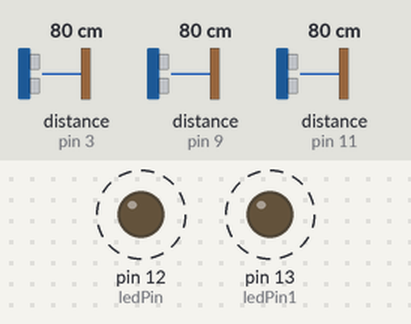
Bench run of a sketch on a simulated Arduino Uno, built with avr-gcc and run on an emulated ATmega328P. On the bench: output pins drawn as LEDs (lit = HIGH). Dashed ring = blinking. Inputs (shaded band) come from the test bench; at power-on: distance to the obstacle (sensors on pin 3, pin 9, pin 11) 80 cm. The echo pulse lasts 58.3 µs per cm; what the sketch prints to the serial monitor is not drawn.

Above: at 0.92 s.
1.3 s: distance to the obstacle (sensor on pin 3) set to 2 cm
4.3 s: distance to the obstacle (sensor on pin 9) set to 2 cm
7.3 s: distance to the obstacle (sensor on pin 11) set to 120 cm
10.3 s: distance to the obstacle (sensor on pin 3) set to 18 cm
13.3 s: distance to the obstacle (sensor on pin 9) set to 18 cm
16.3 s: distance to the obstacle (sensor on pin 11) set to 2 cm
Timing chart, 0 to 20.3 s (numbered marks = the images above; inputs shaded):
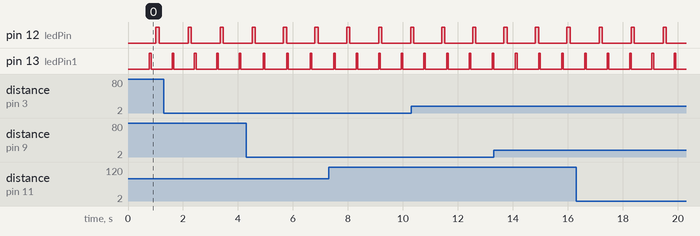

The sketch:

HCSR04LED.ino
```cpp
 /*
 * Distance sensor HCSR-04 tester
 * Author       : Dimas Sheldon
 * Date Created : March 26, 2017
 */
#include <DistanceSensor.h>
#include <BlinkLED.h>
#define trigPin 2
#define echoPin 3
#define trigPinL 8
#define echoPinL 9
#define trigPinR 10
#define echoPinR 11
#define ledPin 12
#define ledPin1 13
DistanceSensor sensor(trigPin, echoPin);
DistanceSensor sensorL(trigPinL, echoPinL);
DistanceSensor sensorR(trigPinR, echoPinR);
BlinkLED led(ledPin, 100,1000);
BlinkLED led1(ledPin1, 50,750);
long distance = 0;
long distanceL = 0;
long distanceR = 0;

void setup() {
  Serial.begin(9600);
}

void loop() {
  led.doBlink();
  led1.doBlink();
  distance = sensor.getDistance();
  distanceL = sensorL.getDistance();
  distanceR = sensorR.getDistance();

  Serial.print("Mid distance: ");
  Serial.println(distance);
  Serial.print("Left distance: ");
  Serial.println(distanceL);
  Serial.print("Right distance: ");
  Serial.println(distanceR);
}
```

Measured:
- by itself, pin 12 (ledPin): alternates HIGH for 0.12 s and LOW for 1.0 s
- by itself, pin 13 (ledPin1): alternates HIGH for 0.06 s and LOW for 0.76 s
